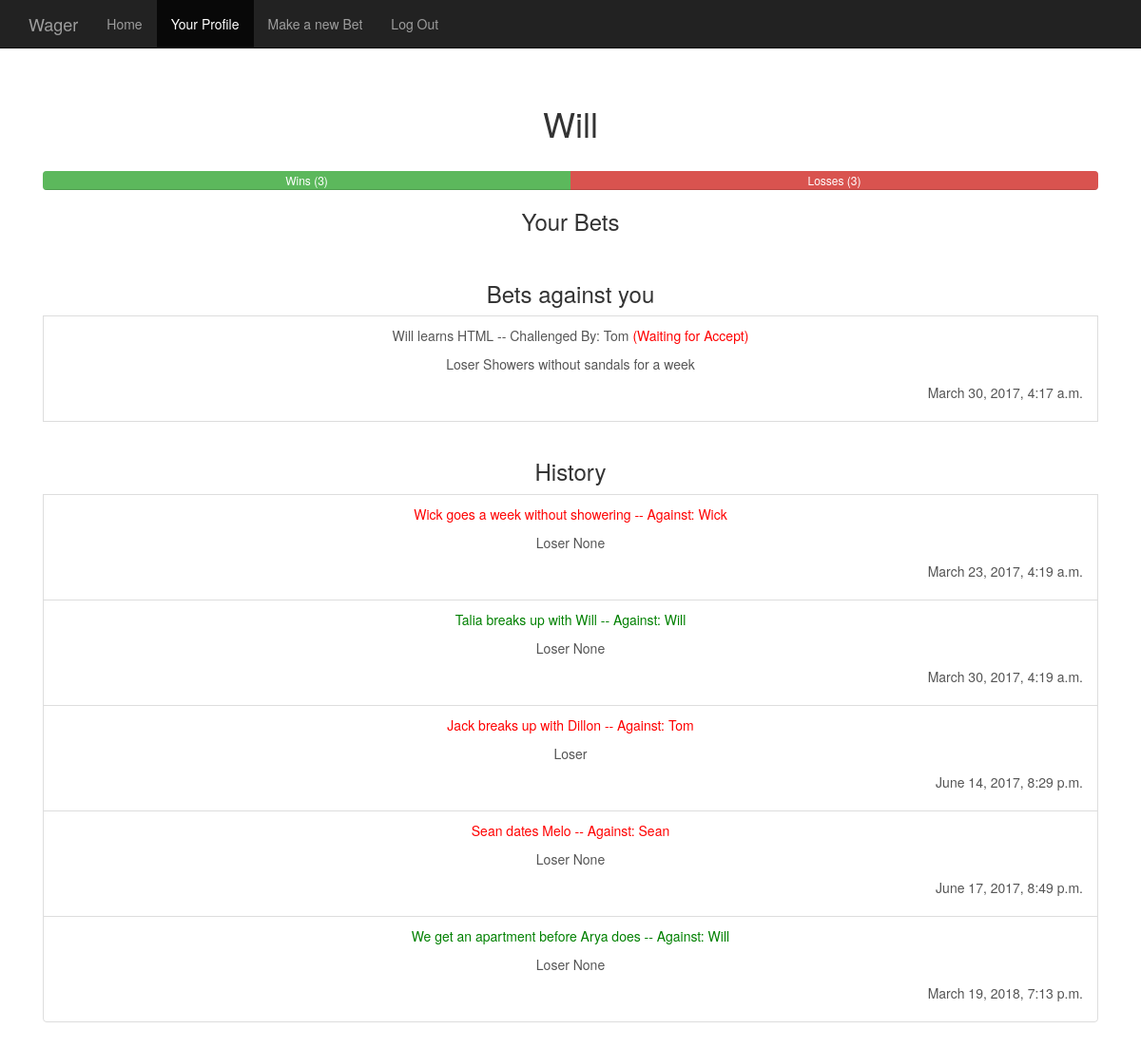
Screenshot of /Profile/ (signed in) with the database file from the repository.
### Wager/models.py (models this page shows, shortened)
class User(models.Model):
	User_Name = models.CharField(max_length=50)
	Password = models.CharField(max_length=50)
	Date_joined = models.DateTimeField()
	Wins = models.IntegerField(default=0)
	Losses = models.IntegerField(default=0)
	WinPercent = models.IntegerField(default=0)
	LossPercent = models.IntegerField(default=0)

class Bet(models.Model):
	user1 = models.ForeignKey(User, on_delete=models.CASCADE, related_name="user1")
	user2 = models.ForeignKey(User, on_delete=models.CASCADE, related_name="user2")
	Terms = models.CharField(max_length=200)
	Stakes = models.CharField(max_length=300)
	Due_date = models.DateTimeField(default=timezone.now()+datetime.timedelta(days=1))
	Winner = models.IntegerField(default=0)
	Status = models.IntegerField()
	Public = models.BooleanField()
	Date_created = models.DateTimeField()

### Wager/views.py (the view)
# urls.py: url(r'^Profile/', views.Profile, name="Profile"),
def Profile(request):
	u = User.objects.get(pk=request.session['user'])
	r = [x.user2_id for x in Relationship.objects.filter(user1_id=u.pk)] + [x.user1_id for x in Relationship.objects.filter(user2_id=u.pk)]
	friends = User.objects.all().filter(pk__in=r)
	for_bets = Bet.objects.filter(user1__pk=u.pk)
	against_bets = Bet.objects.filter(user2__pk=u.pk)
	context = {'user':u, 'for_bets':for_bets, 'against_bets':against_bets, 'all_bets':list(set(against_bets)|set(for_bets))}
	return render(request, 'User_Profiles/Profile_Base.html', context)

### Wager/templates/User_Profiles/Profile_Base.html (shortened to what this page needs)
<!DOCTYPE html>
<html lang="en">
  <head>
  {% load static %}
    <link href="{% static 'User_Profiles/css/bootstrap.min.css' %}" rel="stylesheet">
    <link href="{% static 'User_Profiles/starter-template.css' %}" rel="stylesheet">
  </head>
  <body>
    <nav class="navbar navbar-inverse navbar-fixed-top">
      <div class="container">
        <div class="navbar-header">
          <a class="navbar-brand" href="#">Wager</a>
        </div>
        <div id="navbar" class="collapse navbar-collapse">
          <ul class="nav navbar-nav">
            <li><a href="/">Home</a></li>
            <li class="active"><a href="/Profile/">Your Profile</a></li>
            <li><a href="/NewBet/">Make a new Bet</a></li>
            <li><a href="/SetLoggedOut/">Log Out</a></li>
          </ul>
        </div>
      </div>
    </nav>
    <div class="container">
      <div class="starter-template">
        {% if user %}
          <h1>{{ user.User_Name }}</h1>
          <br>
          <div class="progress">
            <div class="progress-bar progress-bar-success" role="progressbar" style="width:{{ user.WinPercent }}%">Wins ({{ user.Wins }})</div>
            <div class="progress-bar progress-bar-danger" role="progressbar" style="width:{{ user.LossPercent }}%">Losses ({{ user.Losses }})</div>
          </div>
          <h3>Your Bets</h3>
          <div class="list-group">
            <br>
            <h3>Bets against you</h3>
            {% for bet in against_bets %}
              {% if bet.Status == 1 %}
                <a href="#", class="list-group-item">
                  <p>{{ bet.Terms }} -- Challenged By: {{ bet.user1.User_Name }}  </p><button class="btn btn-default" onclick="location.href='/AcceptBet/{{ bet.pk }}';">Accept</button>
                  <p>Loser {{ bet.Stakes }}</p>
                  <p align="right">{{ bet.Due_date }}</p>
                </a>
              {% elif bet.Status == 4 %}
                <a href="#", class="list-group-item">
                  <p>{{ bet.Terms }} -- Challenged By: {{  bet.user1.User_Name }}  <span style="color:red">(Waiting for Accept)</span></p>
                  <p>Loser {{ bet.Stakes }}</p>
                  <p align="right">{{ bet.Due_date }}</p>
                </a>
              {% endif %}
            {% endfor %}
            <br>
            <h3>History</h3>
            {% for bet in all_bets %}
              {% if bet.Status == 5 %}
                {% if bet.Winner == user.pk %}
                  <a href="#", class="list-group-item">
                    <p style="color:green">{{ bet.Terms }} -- Against: {{  bet.user2.User_Name }}</p>
                    <p>Loser {{ bet.Stakes }}</p>
                    <p align="right">{{ bet.Due_date }}</p>
                  </a>
                {% else %}
                  <a href="#", class="list-group-item">
                    <p style="color:red">{{ bet.Terms }} -- Against: {{  bet.user2.User_Name }}</p>
                    <p>Loser {{ bet.Stakes }}</p>
                    <p align="right">{{ bet.Due_date }}</p>
                  </a>
                {% endif %}
              {% endif %}
            {% endfor %}
          </div>
        {% else %}
          <p>Not a valid User</p>
        {% endif %}
      </div>
    </div>
  </body>
</html>

### Wager/static/User_Profiles/starter-template.css (style rules this page uses)
body { padding-top: 50px; }
.starter-template { padding: 40px 15px; text-align: center; }

### rows the page displays
User: User_Name "Will", Wins "3", Losses "3"
Bet: Terms "Will learns HTML", user1.User_Name "Tom", Stakes "Showers without sandals for a week", Due_date "March 30, 2017, 4:17 a.m."
Bet: Terms "Wick goes a week without showering", user2.User_Name "Wick", Stakes "None", Due_date "March 23, 2017, 4:19 a.m."
Bet: Terms "Talia breaks up with Will", user2.User_Name "Will", Stakes "None", Due_date "March 30, 2017, 4:19 a.m."
Bet: Terms "Jack breaks up with Dillon", user2.User_Name "Tom", Due_date "June 14, 2017, 8:29 p.m."
Bet: Terms "Sean dates Melo", user2.User_Name "Sean", Stakes "None", Due_date "June 17, 2017, 8:49 p.m."
Bet: Terms "We get an apartment before Arya does", user2.User_Name "Will", Stakes "None", Due_date "March 19, 2018, 7:13 p.m."
